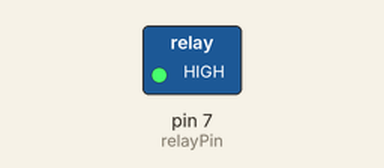
Recording of a sketch running on a simulated Arduino Uno, built with avr-gcc and run on an emulated ATmega328P. On the bench: switched loads named in the sketch (green lamp = pin HIGH).

Above: at 1.5 s.
At 4.5 s:
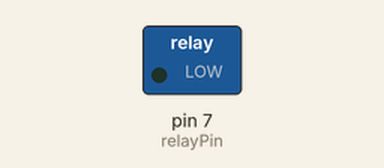
Timing chart, 0 to 7.8 s (numbered marks = the images above):
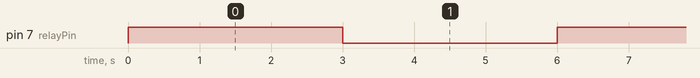

The sketch:

15.ino
```cpp
const int relayPin = 7;

void setup() {
  pinMode(relayPin, OUTPUT);
}

void loop() {
  digitalWrite(relayPin, HIGH); // Vklyuchit rele (i nagruzku)
  delay(3000);                  // Zhdat 3 sekundy
  digitalWrite(relayPin, LOW);  // Vyklyuchit rele (i nagruzku)
  delay(3000);                  // Zhdat 3 sekundy
}
```

Measured:
- by itself, pin 7 (relayPin): alternates HIGH for 3.0 s and LOW for 3.0 s
